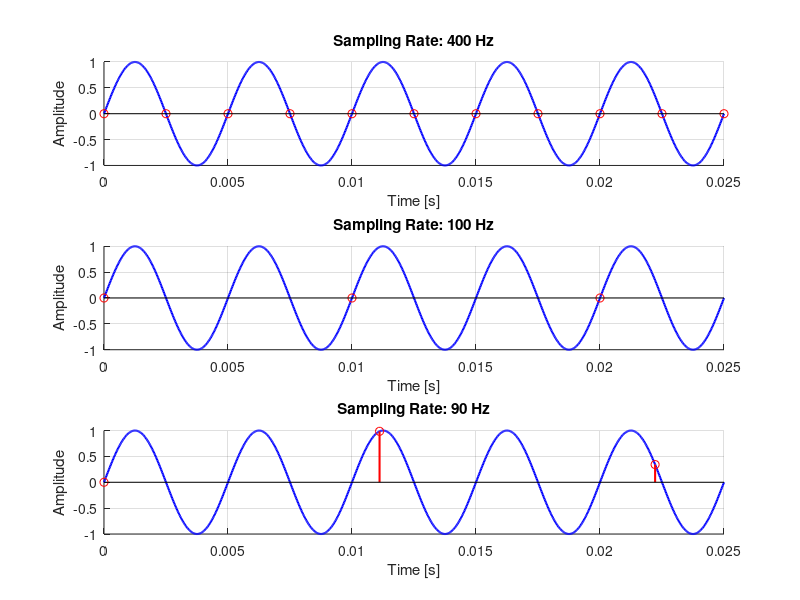

Source code (MATLAB): (Note: this script raises an error after producing the figure.)
% Define the parameters for the sine wave
f = 200; % Frequency of the sine wave in Hz
T = 1 / f; % Period of the sine wave in seconds
t_cont = linspace(0, 5 * T, 1000); % Create 1000 points from 0 to 5T
y_cont = sin(2 * pi * f * t_cont); % Continuous sine wave

% Define sampling rates
sampling_rates = [400, 100, 90]; % Sampling rates in Hz

figure;

% Loop through each sampling rate and plot the results
for i = 1:length(sampling_rates)
    fs = sampling_rates(i);
    t_sample = 0:1/fs:5*T;
    y_sample = sin(2 * pi * f * t_sample);
    
    % Create a subplot for each sampling rate
    subplot(3, 1, i);
    hold on;
    plot(t_cont, y_cont, 'b', 'LineWidth', 1.5);
    stem(t_sample, y_sample, 'r', 'LineWidth', 1.5);
    hold off;
    
    xlabel('Time [s]');
    ylabel('Amplitude');
    title(['Sampling Rate: ', num2str(fs), ' Hz']);
    grid on;
end

sgtitle('Discrete Function Representation');
